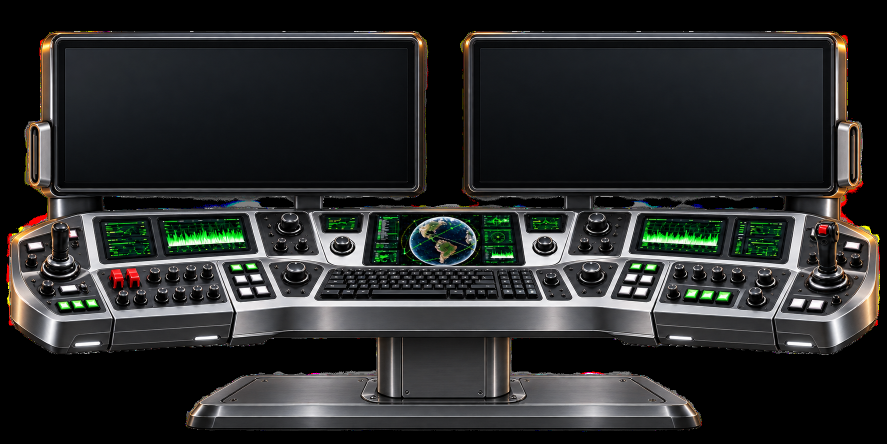
#> input picture assets/workstation/base.png, 1774 x 887 px (shown at 1/2 size)
$ python -i import_workstation_ora.py   (imports and definitions only)
#> lines starting #> are read from the running program, lines starting #| are printed output that depends on the picture
#!/usr/bin/env python3
"""Import Patrick's original OpenRaster layers; derive masks, never redraw pixels.

Usage: python scripts/import_workstation_ora.py /path/to/Workstation-Ebenen.ora
Requires Pillow, numpy and scipy. Runtime website needs no dependencies/build.
"""
from pathlib import Path
from hashlib import sha256
import json
import sys
import zipfile
import xml.etree.ElementTree as ET
import numpy as np
from PIL import Image
from scipy import ndimage

ROOT = Path(__file__).resolve().parents[1]
OUT = ROOT / 'assets/workstation'
W, H = 1774, 887
SPECS = [('base', '003', 0, 0, 1774, 887),
         ('monitors', '002', 128, 95, 1519, 432),
         ('panels', '001', 38, 423, 1701, 209),
         ('controls', '000', 49, 423, 1677, 201)]


def components(alpha, paths=False):
    """Connected source alpha support; discard only isolated <12px noise."""
    labels, count = ndimage.label(alpha > 20)
    result = []
    for label, slices in enumerate(ndimage.find_objects(labels), 1):
        if slices is None:
            continue
        ys, xs = slices
        local = labels[slices] == label
        pixels = int(local.sum())
        if pixels < 12:
            continue
        item = dict(id=label, pixels=pixels,
                    box=[xs.start, ys.start, xs.stop, ys.stop])
        if paths:
            # Exact thresholded alpha, as 1px horizontal spans. No estimated hull.
            spans = []
            for y, row in enumerate(local):
                edges = np.diff(np.pad(row.astype('int8'), (1, 1)))
                for a, b in zip(np.where(edges == 1)[0], np.where(edges == -1)[0]):
                    spans.append(f'M{xs.start+a} {ys.start+y}h{b-a}v1h{a-b}z')
            item['path'] = ''.join(spans)
        result.append(item)
    return result


def save_mask(name, alpha):
    image = np.full((H, W, 4), 255, dtype='uint8')
    image[:, :, 3] = np.clip(alpha, 0, 255).astype('uint8')
    Image.fromarray(image).save(OUT / name, optimize=True)


def main(source):
    OUT.mkdir(parents=True, exist_ok=True)
    layers, canvases = [], {}
    with zipfile.ZipFile(source) as ora:
        stack = ora.read('stack.xml')
        image = ET.fromstring(stack)
        assert (int(image.get('w')), int(image.get('h'))) == (W, H)
        records = {n.get('src'): n for n in image.findall('.//layer')}
        for name, number, x, y, width, height in SPECS:
            src = f'data/{number}.png'
            record = records[src]
            assert (int(record.get('x')), int(record.get('y'))) == (x, y)
            data = ora.read(src)
            path = OUT / f'{name}.png'
            path.write_bytes(data)  # Exact archive bytes, including hidden RGB.
            original = Image.open(path).convert('RGBA')
            assert original.size == (width, height)
            canvas = np.zeros((H, W, 4), dtype='uint8')
            canvas[y:y+height, x:x+width] = np.array(original)
            canvases[name] = canvas
            layers.append(dict(name=name, source=src, file=path.name, x=x, y=y,
                               width=width, height=height,
                               originalVisibility=record.get('visibility'),
                               sha256=sha256(data).hexdigest()))
        (OUT / 'stack.xml').write_bytes(stack)
    a = {name: image[:, :, 3] for name, image in canvases.items()}
    monitor_regions = components(a['monitors'])
    main_regions = [r for r in monitor_regions if r['pixels'] > 100000]
    auxiliary = [r for r in monitor_regions if r not in main_regions]
    # Keep source alpha/AA in the glass mask, exclude the two large monitors.
    aux = a['monitors'].copy()
    for region in main_regions:
        x0, y0, x1, y1 = region['box']
        aux[y0:y1, x0:x1] = 0
    save_mask('aux-mask.png', aux)
    # Only base cutouts filled by the original PANEL layer, never the exterior.
    # Protective 2px expansion excludes glass and every marked physical control.
    protected = ndimage.binary_dilation((a['monitors'] > 5) | (a['controls'] > 5), iterations=2)
    rgb = canvases['panels'][:, :, :3].astype('float32')
    brightness = rgb.max(axis=2)
    # Dark substrate can receive light; bright metal/reflections stay protected.
    dark = np.clip((90 - brightness) / 50, 0, 1)
    matrix = (a['panels'].astype('float32') * (1-a['base']/255) * dark)
    matrix[protected] = 0
    save_mask('matrix-mask.png', matrix)
    regions = dict(canvas=[W,H], alphaThreshold=20, minimumComponentPixels=12,
                   oraSha256=sha256(Path(source).read_bytes()).hexdigest(),
                   layers=layers, main=main_regions, auxiliary=auxiliary,
                   panels=components(a['panels']),
                   controls=components(a['controls'], paths=True))
    (OUT / 'geometry.json').write_text(json.dumps(regions, separators=(',', ':'))+'\n')
    css = ['/* Generated from original ORA offsets and measured alpha components. */']
    for layer in layers:
        css.append(f".workstation-layer--{layer['name']}{{left:{layer['x']/W*100:.8f}%;top:{layer['y']/H*100:.8f}%;width:{layer['width']/W*100:.8f}%;height:{layer['height']/H*100:.8f}%;}}")
    for side, region in zip(('left','right'), sorted(main_regions, key=lambda r:r['box'][0])):
        x0,y0,x1,y1 = region['box']
        # Inset 12 source pixels inside measured glass; no display skew.
        css.append(f'.workstation-stage .screen-{side}{{left:{(x0+12)/W*100:.8f}%;top:{(y0+12)/H*100:.8f}%;width:{(x1-x0-24)/W*100:.8f}%;height:{(y1-y0-24)/H*100:.8f}%;}}')
    (OUT / 'geometry.css').write_text('\n'.join(css)+'\n')
    assert not matrix[protected].any()
    assert len(main_regions) == 2 and len(auxiliary) == 11 and len(regions['controls']) == 61
    print(f"Imported unchanged layers; {len(auxiliary)} auxiliary displays, {len(regions['controls'])} control regions; matrix support {int((matrix>0).sum())} px")


# [2 lines not run here, left out]

>>> import cv2
>>> picture = cv2.imread('../assets/workstation/base.png', cv2.IMREAD_GRAYSCALE)
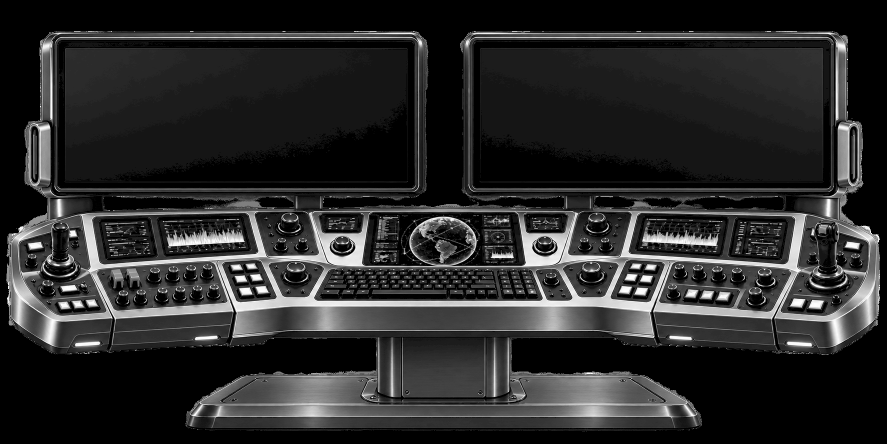
#> picture: shape (887, 1774) (shown at 1/2 size); min 0, max 255, mean 42.5
#> (the run stopped early here; a loop or call above may not have finished)
